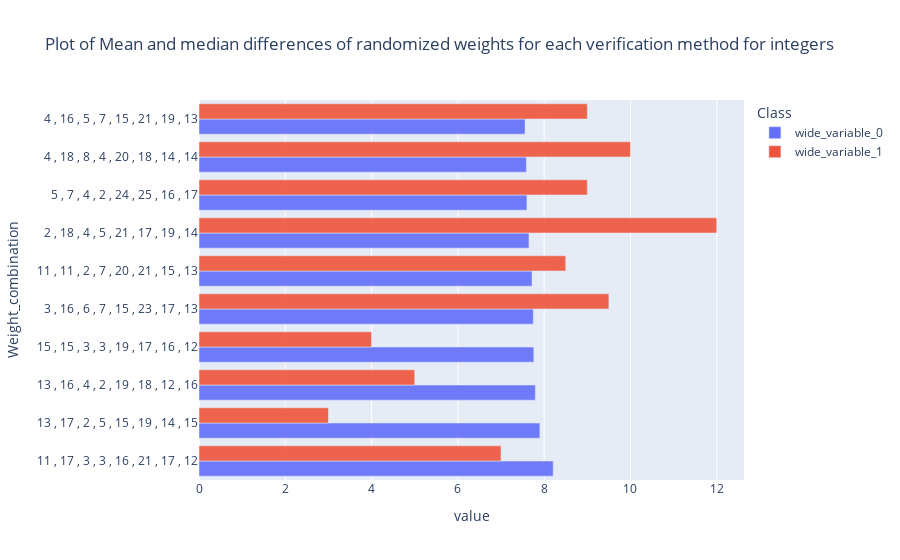

The notebook cell saved with this chart:
### Code cell
barchart

### Figure 1 — Plotly figure (JSON) as saved in the notebook; plotly's stock layout.template omitted (floating-point values rounded to 4 significant figures)
{"data": [{"alignmentgroup": "True", "hovertemplate": "Class=wide_variable_0<br>value=%{x}<br>Weight_combination=%{y}<extra></extra>", "legendgroup": "wide_variable_0", "marker": {"color": "#636efa", "opacity": 0.9, "pattern": {"shape": ""}}, "name": "wide_variable_0", "offsetgroup": "wide_variable_0", "orientation": "h", "showlegend": true, "textposition": "auto", "type": "bar", "x": [8.21, 7.901, 7.796, 7.76, 7.749, 7.719, 7.648, 7.6, 7.589, 7.557], "xaxis": "x", "y": ["11 , 17 , 3 , 3 , 16 , 21 , 17 , 12", "13 , 17 , 2 , 5 , 15 , 19 , 14 , 15", "13 , 16 , 4 , 2 , 19 , 18 , 12 , 16", "15 , 15 , 3 , 3 , 19 , 17 , 16 , 12", "3 , 16 , 6 , 7 , 15 , 23 , 17 , 13", "11 , 11 , 2 , 7 , 20 , 21 , 15 , 13", "2 , 18 , 4 , 5 , 21 , 17 , 19 , 14", "5 , 7 , 4 , 2 , 24 , 25 , 16 , 17", "4 , 18 , 8 , 4 , 20 , 18 , 14 , 14", "4 , 16 , 5 , 7 , 15 , 21 , 19 , 13"], "yaxis": "y"}, {"alignmentgroup": "True", "hovertemplate": "Class=wide_variable_1<br>value=%{x}<br>Weight_combination=%{y}<extra></extra>", "legendgroup": "wide_variable_1", "marker": {"color": "#EF553B", "opacity": 0.9, "pattern": {"shape": ""}}, "name": "wide_variable_1", "offsetgroup": "wide_variable_1", "orientation": "h", "showlegend": true, "textposition": "auto", "type": "bar", "x": [7, 3, 5, 4, 9.5, 8.5, 12, 9, 10, 9], "xaxis": "x", "y": ["11 , 17 , 3 , 3 , 16 , 21 , 17 , 12", "13 , 17 , 2 , 5 , 15 , 19 , 14 , 15", "13 , 16 , 4 , 2 , 19 , 18 , 12 , 16", "15 , 15 , 3 , 3 , 19 , 17 , 16 , 12", "3 , 16 , 6 , 7 , 15 , 23 , 17 , 13", "11 , 11 , 2 , 7 , 20 , 21 , 15 , 13", "2 , 18 , 4 , 5 , 21 , 17 , 19 , 14", "5 , 7 , 4 , 2 , 24 , 25 , 16 , 17", "4 , 18 , 8 , 4 , 20 , 18 , 14 , 14", "4 , 16 , 5 , 7 , 15 , 21 , 19 , 13"], "yaxis": "y"}], "layout": {"barmode": "group", "legend": {"title": {"text": "Class"}, "tracegroupgap": 0}, "title": {"text": "Plot of Mean and median differences of randomized weights for each verification method for integers"}, "xaxis": {"anchor": "y", "domain": [0, 1], "title": {"text": "value"}}, "yaxis": {"anchor": "x", "domain": [0, 1], "title": {"text": "Weight_combination"}}}}
